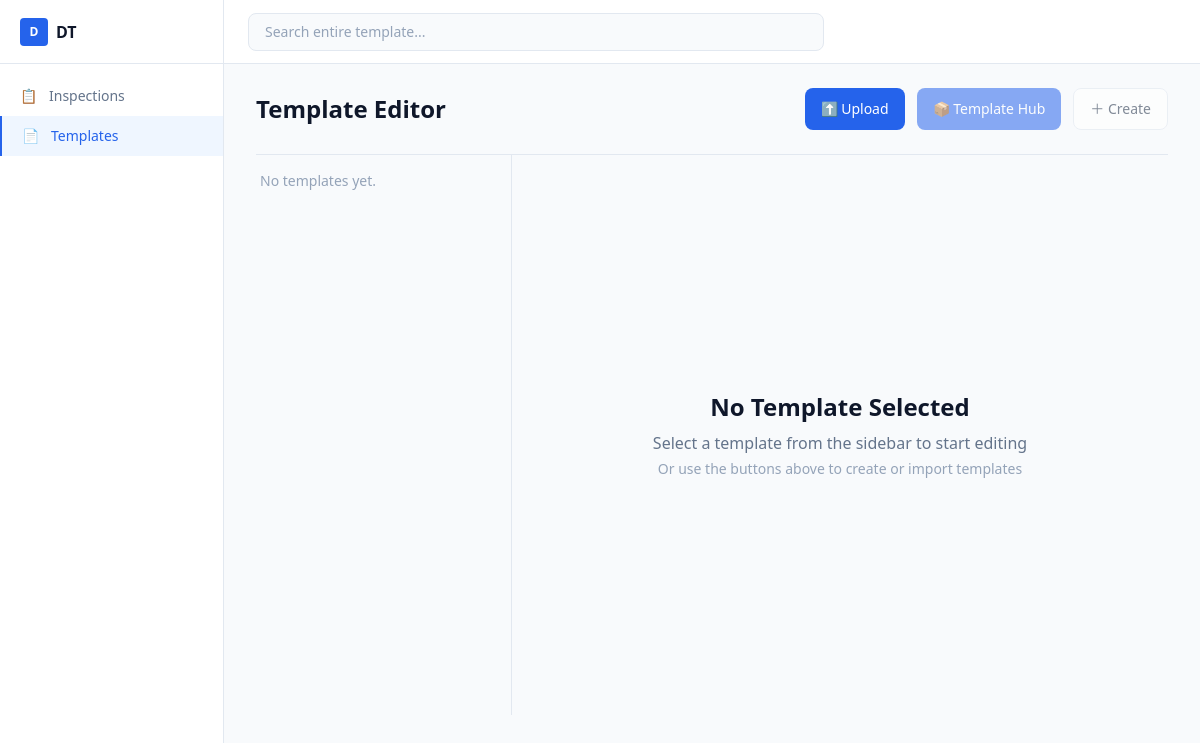
The app's page /, older data.
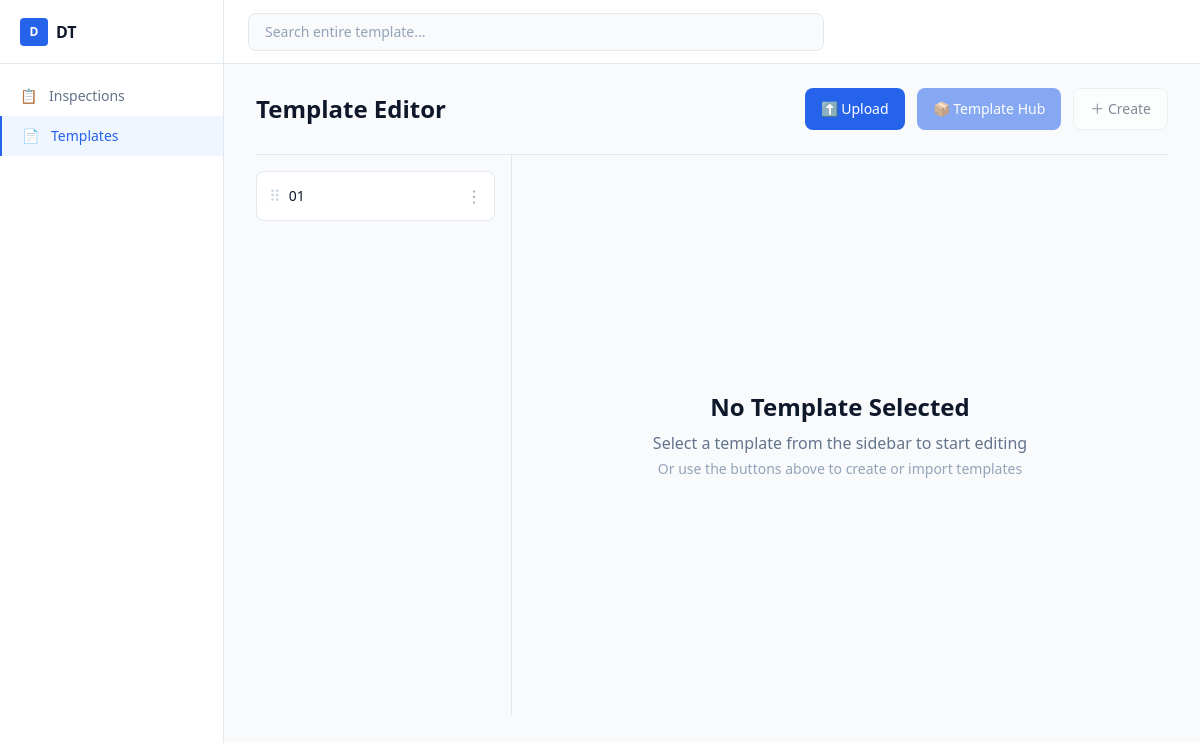
The same page, newer data.
### templates_app/models.py (models this page shows, shortened)
class Template(models.Model):
    id = models.UUIDField(primary_key=True, default=uuid.uuid4, editable=False)
    name = models.CharField(max_length=255)
    source_file_name = models.CharField(max_length=255, blank=True, null=True)
    source_template_note = models.TextField(
        blank=True,
        help_text="Which template this was exported from, and where it came from.",
    )
    copied_from = models.ForeignKey(
        "self", null=True, blank=True, on_delete=models.SET_NULL, related_name="copies"
    )
    created_at = models.DateTimeField(auto_now_add=True)
    updated_at = models.DateTimeField(auto_now=True)
    class Meta:
        ordering = ["-updated_at"]

### templates_app/views.py (the view)
# urls.py: path("", views.template_list, name="list"),
def template_list(request):
    templates = Template.objects.all()
    return render(request, "templates_app/list.html", {"templates": templates, "active": "templates"})

### templates_app/templates/templates_app/list.html (shortened to what this page needs)
{% extends "templates_app/base.html" %}
{% block content %}
<div class="px-8 py-6">
  <div class="flex items-center justify-between mb-6">
    <h1 class="text-2xl font-semibold text-slate-900">Template Editor</h1>
    <div class="flex gap-3">
      <a href="{% url 'templates_app:import' %}"
         class="inline-flex items-center gap-2 bg-brand hover:bg-brand-dark text-white text-sm font-medium px-4 py-2.5 rounded-lg">
        ⬆ Upload
      </a>
      <button disabled
         class="inline-flex items-center gap-2 bg-brand/90 text-white text-sm font-medium px-4 py-2.5 rounded-lg opacity-60 cursor-not-allowed">
        📦 Template Hub
      </button>
      <button disabled
         class="inline-flex items-center gap-2 bg-white border border-slate-200 text-slate-700 text-sm font-medium px-4 py-2.5 rounded-lg opacity-60 cursor-not-allowed">
        ＋ Create
      </button>
    </div>
  </div>
  <div class="flex gap-0 border-t border-slate-200">
    <div class="w-64 shrink-0 pt-4 pr-4 border-r border-slate-200 min-h-[70vh]">
      {% for t in templates %}
      <a href="{% url 'templates_app:editor' t.id %}"
         class="flex items-center gap-2 bg-white border border-slate-200 rounded-lg px-3 py-3 mb-2 hover:border-brand/40">
        <span class="text-slate-300 select-none">⠿</span>
        <span class="flex-1 text-sm font-medium text-slate-900 leading-snug">{{ t.name }}</span>
        <span class="text-slate-400">⋮</span>
      </a>
      {% empty %}
      <p class="text-sm text-slate-400 px-1">No templates yet.</p>
      {% endfor %}
    </div>
    <div class="flex-1 flex items-center justify-center min-h-[70vh]">
      <div class="text-center">
        <h2 class="text-2xl font-semibold text-slate-900">No Template Selected</h2>
        <p class="text-slate-500 mt-2">Select a template from the sidebar to start editing</p>
        <p class="text-slate-400 mt-1 text-sm">Or use the buttons above to create or import templates</p>
      </div>
    </div>
  </div>
</div>
{% endblock %}

Row changes from the older to the newer data that the page shows:
added Template: name "01"
Text that changed along with them:
text no longer shown: "No templates yet."
